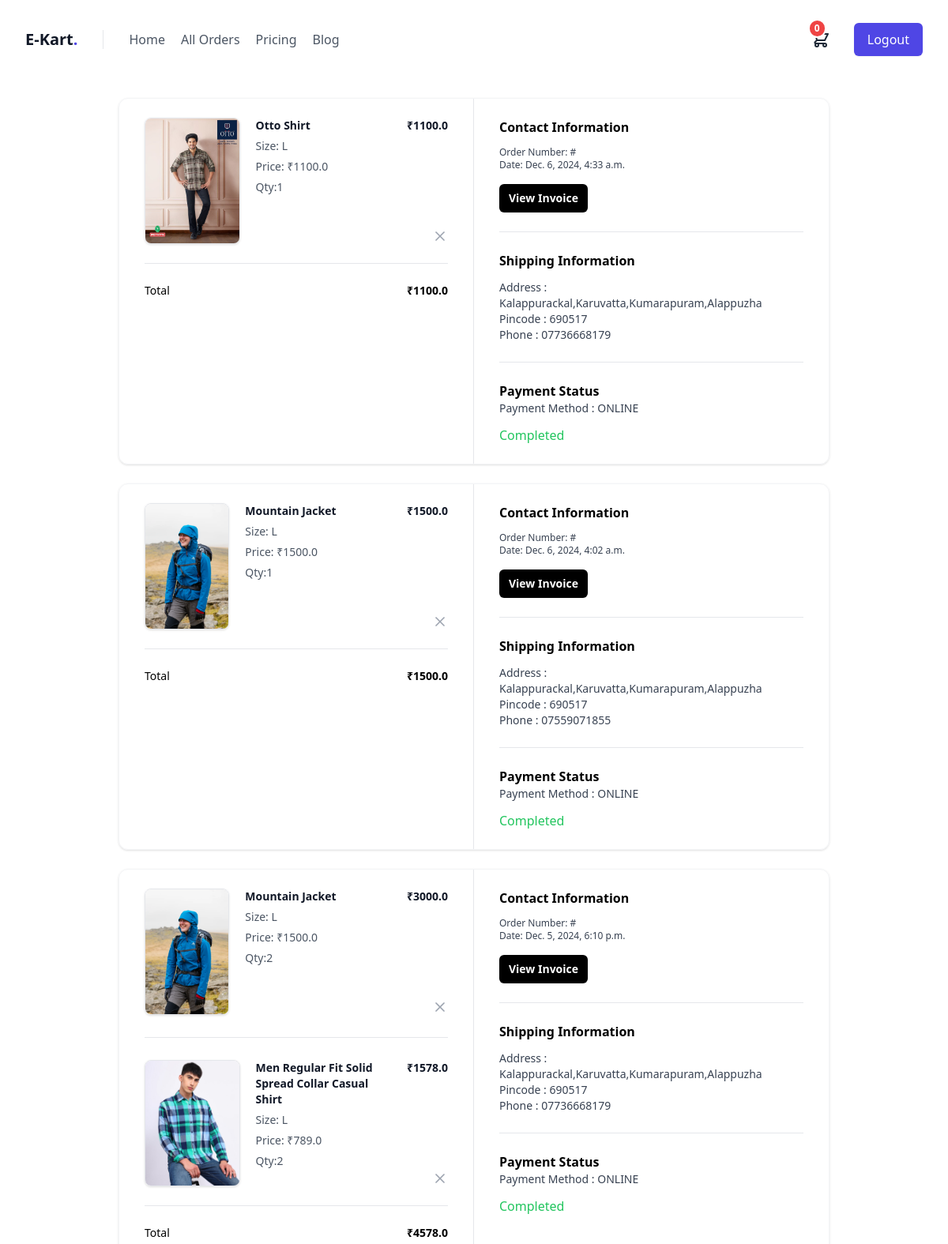
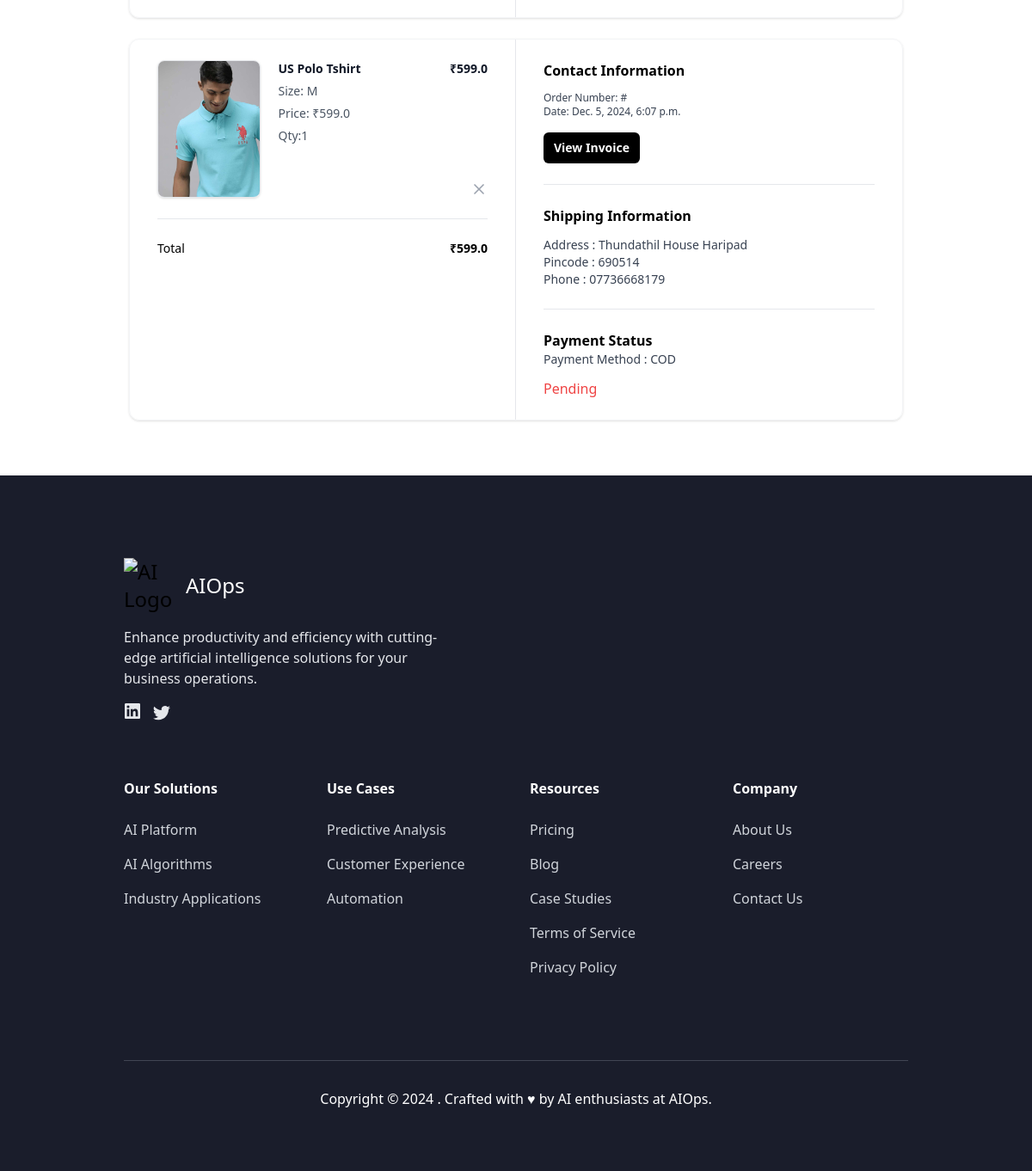
Page /order/summary/ (signed in) on the committed database (2 pictures, top to bottom).
### store/models.py (models this page shows, shortened)
class BaseModel(models.Model):
    created_date=models.DateTimeField(auto_now_add=True)
    updated_date=models.DateTimeField(auto_now=True)
    is_active=models.BooleanField(default=True)

class OrderItem(BaseModel):
    order_object=models.ForeignKey(
                                   Order,on_delete=models.CASCADE,
                                   related_name="orderitems"
                                   )
    product_object=models.ForeignKey(Product,on_delete=models.CASCADE)
    quantity=models.PositiveIntegerField(default=1)
    size_object=models.ForeignKey(Size,on_delete=models.CASCADE)
    price=models.FloatField()
    @property
    def item_total(self):
        return self.quantity*self.price

class Product(BaseModel):
    title=models.CharField(max_length=200)
    description=models.TextField()
    price=models.PositiveIntegerField()
    picture=models.ImageField(upload_to="product_images",null=True,blank=True)
    brand_object=models.ForeignKey(Brand,on_delete=models.CASCADE)
    category_object=models.ForeignKey(Category,on_delete=models.CASCADE)
    size_objects=models.ManyToManyField(Size)
    tag_objects=models.ManyToManyField(Tag)
    color=models.CharField(max_length=200)

class Size(BaseModel):
    name=models.CharField(max_length=200)
    def __str__(self):
        return self.name

class Order(BaseModel):
    customer=models.ForeignKey(User,on_delete=models.CASCADE,related_name="orders")
    address=models.TextField()
    pincode=models.CharField(max_length=6,null=True)
    phone=models.CharField(max_length=20)
    PAYMENT_OPTIONS=(
        ("COD","COD"),
        ("ONLINE","ONLINE")
    )
    payment_method=models.CharField(max_length=15,choices=PAYMENT_OPTIONS,default="COD")
    rzp_order_id=models.CharField(max_length=100,null=True)
    is_paid=models.BooleanField(default=False)
    @property
    def order_total(self):
        total=sum([oi.item_total for oi in self.orderitems.all()])
        return total

class BaseModel(models.Model):
    created_date=models.DateTimeField(auto_now_add=True)
    updated_date=models.DateTimeField(auto_now=True)
    is_active=models.BooleanField(default=True)

### store/views.py (the view)
# urls.py: path("order/summary/",views.OrderSummaryView.as_view(),name="order-summary"),
class OrderSummaryView(View):
    template_name="order_summary.html"
    def get(self,request,*args,**kwargs):
        qs=request.user.orders.all().order_by("-created_date")
        return render(request,self.template_name,{"orders":qs})

### store/context_processors.py (called while the page is built)
def cart_count_context(request):
    count=0
    if request.user.is_authenticated:
        count=BasketItem.objects.filter(basket_object=request.user.cart,is_order_placed=False).count()
    return {"item_count":count}

### store/templates/order_summary.html (shortened to what this page needs)
{%extends 'user.base.html'%}
{%block main_block%}
{%for o in orders%}
<div class="mx-auto my-4 w-3/4 md:my-6">
    <div class="overflow-hidden rounded-xl border border-gray-100 shadow">
      <div class="grid grid-cols-1 md:grid-cols-2">
        <div class="px-5 py-6 md:border-r md:border-r-gray-200 md:px-8">
          <div class="flow-root">
            <ul class="-my-7 divide-y divide-gray-200">
              {%for oi in o.orderitems.all%}
              <li class="flex items-stretch justify-between space-x-5 py-7">
                <div class="flex flex-1 items-stretch">
                  <div class="flex-shrink-0">
                  {%if oi.product_object.picture%}
                  <img
                  class="h-40 w-30 shadow rounded-lg border border-gray-200 object-fill"
                  src="{{oi.product_object.picture.url}}"
                  alt="https://static.nike.com/a/images/c_limit,w_592,f_auto/t_product_v1/54a510de-a406-41b2-8d62-7f8c587c9a7e/air-force-1-07-lv8-shoes-9KwrSk.png"
                />
                  {%else%}
                  <img
                  class="h-20 w-20 rounded-lg border border-gray-200 object-contain"
                  src="https://static.nike.com/a/images/c_limit,w_592,f_auto/t_product_v1/54a510de-a406-41b2-8d62-7f8c587c9a7e/air-force-1-07-lv8-shoes-9KwrSk.png"
                />
                  {%endif%}
                  </div>
                  <div class="ml-5 flex flex-col justify-between">
                    <div class="flex-1">
                      <p class="text-sm font-bold text-gray-900">
                       {{oi.product_object.title}}
                      </p>
                      <p class="mt-1.5 text-sm font-medium text-gray-600">
                       Size: {{oi.size_object}}
                      </p>
                      <p class="mt-1.5 text-sm font-medium text-gray-600">
                       Price: ₹{{oi.price}}
                      </p>
                      <p class="mt-1.5 text-sm font-medium text-gray-600">
                       Qty:{{oi.quantity}}
                       </p>
                    </div>
                  </div>
                </div>
                <div class="ml-auto flex flex-col items-end justify-between">
                  <p class="text-right text-sm font-bold text-gray-900">
                    ₹{{oi.item_total}}
                  </p>
                    <a href="{%url 'order-delete' o.id%}"
                    class="-m-2 inline-flex rounded p-2 text-gray-400 transition-all duration-200 hover:text-gray-900 focus:outline-none focus:ring-2 focus:ring-gray-900 focus:ring-offset-2"
                  >
                    <svg
                      xmlns="http://www.w3.org/2000/svg"
                      width="24"
                      height="24"
                      viewBox="0 0 24 24"
                      fill="none"
                      stroke="currentColor"
                      stroke-width="2"
                      stroke-linecap="round"
                      stroke-linejoin="round"
                      class="h-5 w-5"
                    >
                      <line x1="18" y1="6" x2="6" y2="18"></line>
                      <line x1="6" y1="6" x2="18" y2="18"></line>
                    </svg>
                  </a>
                </div>
              </li>
              {%endfor%}
            </ul>
            <hr class="mt-6 border-gray-200" />
            <ul class="mt-6 space-y-3">
              <li class="flex items-center justify-between">
                <p class="text-sm font-medium ">Total</p>
                <p class="text-sm font-bold ">₹{{o.order_total}}</p>
              </li>
            </ul>
          </div>
        </div>
        <div class="px-5 py-6 md:px-8">
          <div class="flow-root">
            <div class="-my-6 divide-y divide-gray-200">
              <div class="py-6">
                <h2 class="text-base font-bold text-black">
                  Contact Information
                </h2>
                <p class="fontmedium mt-3 text-xs text-gray-700">
                  Order Number: #{{o.order_id}}
                </p>
                <p class="text-xs font-medium text-gray-700">
                  Date: {{o.created_date}}
                </p>
                <button
                  type="button"
                  class="mt-4 rounded-md bg-black px-3 py-2 text-sm font-semibold text-white shadow-sm hover:bg-black/80 focus-visible:outline focus-visible:outline-2 focus-visible:outline-offset-2 focus-visible:outline-black"
                >
                  View Invoice
                </button>
              </div>
              <div class="py-6">
                <h2 class="mb-2 text-base font-bold text-black">
                  Shipping Information
                </h2>
                <p class="mt-3 text-sm font-medium text-gray-700">Address : {{o.address}}</p>
                <p class="text-sm font-medium text-gray-700">Pincode : {{o.pincode}}</p>
                <p class="text-sm font-medium text-gray-700">
                  Phone : {{o.phone}}
                </p>
              </div>
              <div class="py-6">
                <h2 class="text-base font-bold text-black">
                  Payment Status
                </h2>
                <p class="text-sm font-medium text-gray-700">Payment Method : {{o.payment_method}}</p>
                  {%if o.is_paid%}
                        <p class="text-md font-medium text-green-500">Completed</p>
                  {%else%}
                    <p class="text-md font-medium text-red-500">Pending</p>
                  {%endif%}
              </div>
            </div>
          </div>
        </div>
      </div>
    </div>
  </div>
{%endfor%}
{%endblock%}

### rows in the picture
Order: order_total "1100.0", created_date "Dec. 6, 2024, 4:33 a.m.", address "Kalappurackal,Karuvatta,Kumarapuram,Alappuzha", pincode "690517", phone "07736668179", payment_method "ONLINE", is_paid "Completed"
OrderItem: product_object.picture (picture), product_object "Otto Shirt", size_object "L", price "1100.0", quantity "1", item_total "1100.0"
Order: order_total "1500.0", created_date "Dec. 6, 2024, 4:02 a.m.", address "Kalappurackal,Karuvatta,Kumarapuram,Alappuzha", pincode "690517", phone "07559071855", payment_method "ONLINE", is_paid "Completed"
OrderItem: product_object.picture (picture), product_object "Mountain Jacket", size_object "L", price "1500.0", quantity "1", item_total "1500.0"
Order: order_total "4578.0", created_date "Dec. 5, 2024, 6:10 p.m.", address "Kalappurackal,Karuvatta,Kumarapuram,Alappuzha", pincode "690517", phone "07736668179", payment_method "ONLINE", is_paid "Completed"
OrderItem: product_object.picture (picture), product_object "Mountain Jacket", size_object "L", price "1500.0", quantity "2", item_total "3000.0"
OrderItem: product_object.picture (picture), product_object "Men Regular Fit Solid Spread Collar Casual Shirt", size_object "L", price "789.0", quantity "2", item_total "1578.0"
Order: order_total "599.0", created_date "Dec. 5, 2024, 6:07 p.m.", address "Thundathil House Haripad", pincode "690514", phone "07736668179", payment_method "COD", is_paid "Pending"
OrderItem: product_object.picture (picture), product_object "US Polo Tshirt", size_object "M", price "599.0", quantity "1", item_total "599.0"

### other values in the picture
{{ item_count }} "0"
